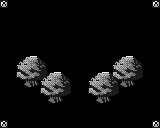

This game map was drawn from its Tiled (.tmx) file and the tilesets committed beside it. A one-line description and the full map source follow:
An orthogonal 20x16 tile map with 8x8 px tiles, 3 tile layers (Background, Collision, Overlap).

<map version="1.0" orientation="orthogonal" renderorder="right-down" width="20" height="16" tilewidth="8" tileheight="8" nextobjectid="1">
 <tileset firstgid="1" name="char_sheet" tilewidth="8" tileheight="8" tilecount="1024">
  <image source="char_sheet.png" width="256" height="256" />
 </tileset>
 <layer name="Background" width="20" height="16">
  <data encoding="csv">
63,0,0,0,0,0,0,0,0,0,0,0,0,0,0,0,0,0,0,63,
0,0,0,0,0,0,0,0,0,0,0,0,0,0,0,0,0,0,0,0,
0,0,0,0,0,0,0,0,0,0,0,0,0,0,0,0,0,0,0,0,
0,0,0,0,0,0,0,0,0,0,0,0,0,0,0,0,0,0,0,0,
0,0,0,0,0,0,0,0,0,0,0,0,0,0,0,0,0,0,0,0,
0,0,0,0,0,0,0,0,0,0,0,0,0,0,0,0,0,0,0,0,
0,0,0,0,0,0,0,0,0,0,0,0,0,0,0,0,0,0,0,0,
0,0,0,0,0,0,0,0,0,0,0,0,0,0,0,0,0,0,0,0,
0,0,0,0,0,0,0,0,0,0,0,0,0,0,0,0,0,0,0,0,
0,0,0,0,0,0,0,0,0,0,0,0,0,0,0,0,0,0,0,0,
0,0,0,0,0,0,0,0,0,0,0,0,0,0,0,0,0,0,0,0,
0,0,0,0,0,0,0,0,0,0,0,0,0,0,0,0,0,0,0,0,
0,0,0,0,0,0,0,0,0,0,0,0,0,0,0,0,0,0,0,0,
0,0,0,0,0,0,0,0,0,0,0,0,0,0,0,0,0,0,0,0,
0,0,0,0,0,0,0,0,0,0,0,0,0,0,0,0,0,0,0,0,
63,0,0,0,0,0,0,0,0,0,0,0,0,0,0,0,0,0,0,63
</data>
 </layer>
 <layer name="Collision" width="20" height="16">
  <data encoding="csv">
0,0,0,0,0,0,0,0,0,0,0,0,0,0,0,0,0,0,0,0,
0,0,0,0,0,0,0,0,0,0,0,0,0,0,0,0,0,0,0,0,
0,0,0,0,0,0,0,0,0,0,0,0,0,0,0,0,0,0,0,0,
0,0,0,0,0,0,0,0,0,0,0,0,0,0,0,0,0,0,0,0,
0,0,0,0,0,0,0,0,0,0,0,0,0,0,0,0,0,0,0,0,
0,0,0,0,0,0,0,0,0,0,0,0,0,0,0,0,0,0,0,0,
0,0,0,0,0,0,0,0,0,0,0,0,0,0,0,0,0,0,0,0,
0,0,0,0,0,0,0,0,0,0,0,0,0,0,0,0,0,0,0,0,
0,0,0,0,0,0,0,0,0,0,0,0,0,0,0,0,0,0,0,0,
0,0,405,406,407,408,0,0,0,0,0,0,0,0,405,406,407,408,0,0,
0,0,0,439,440,0,0,0,0,0,0,0,0,0,0,439,440,0,0,0,
0,0,0,0,0,405,406,407,408,0,0,405,406,407,408,0,0,0,0,0,
0,0,0,0,0,0,439,440,0,0,0,0,439,440,0,0,0,0,0,0,
0,0,0,0,0,0,0,0,0,0,0,0,0,0,0,0,0,0,0,0,
0,0,0,0,0,0,0,0,0,0,0,0,0,0,0,0,0,0,0,0,
0,0,0,0,0,0,0,0,0,0,0,0,0,0,0,0,0,0,0,0
</data>
 </layer>
 <layer name="Overlap" width="20" height="16">
  <data encoding="csv">
0,0,0,0,0,0,0,0,0,0,0,0,0,0,0,0,0,0,0,0,
0,0,0,0,0,0,0,0,0,0,0,0,0,0,0,0,0,0,0,0,
0,0,0,0,0,0,0,0,0,0,0,0,0,0,0,0,0,0,0,0,
0,0,0,0,0,0,0,0,0,0,0,0,0,0,0,0,0,0,0,0,
0,0,0,0,0,0,0,0,0,0,0,0,0,0,0,0,0,0,0,0,
0,0,0,0,0,0,0,0,0,0,0,0,0,0,0,0,0,0,0,0,
0,0,0,0,0,0,0,0,0,0,0,0,0,0,0,0,0,0,0,0,
0,0,341,342,343,344,0,0,0,0,0,0,0,0,341,342,343,344,0,0,
0,0,373,374,375,376,0,0,0,0,0,0,0,0,373,374,375,376,0,0,
0,0,0,0,0,341,342,343,344,0,0,341,342,343,344,0,0,0,0,0,
0,0,0,0,0,373,374,375,376,0,0,373,374,375,376,0,0,0,0,0,
0,0,0,0,0,0,0,0,0,0,0,0,0,0,0,0,0,0,0,0,
0,0,0,0,0,0,0,0,0,0,0,0,0,0,0,0,0,0,0,0,
0,0,0,0,0,0,0,0,0,0,0,0,0,0,0,0,0,0,0,0,
0,0,0,0,0,0,0,0,0,0,0,0,0,0,0,0,0,0,0,0,
0,0,0,0,0,0,0,0,0,0,0,0,0,0,0,0,0,0,0,0
</data>
 </layer>
</map>
